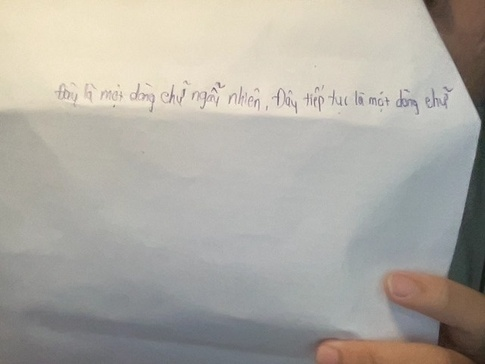
#> input picture captured_images/captured_image.jpg, 485 x 364 px, shrunk from 640 x 480 before the run, found by its file name
$ python ImagesProcessing.py
#> lines starting #> are read from the running program, lines starting #| are printed output that depends on the picture
import cv2
import matplotlib.pyplot as plt
from super_image import EdsrModel, ImageLoader
from PIL import Image
def preprocess_image(image_path):
    img = cv2.imread(image_path)
#> img is the input picture: shape (364, 485, 3); mean B, G, R 162.6, 170.1, 173.6
    img = cv2.cvtColor(img, cv2.COLOR_BGR2GRAY)
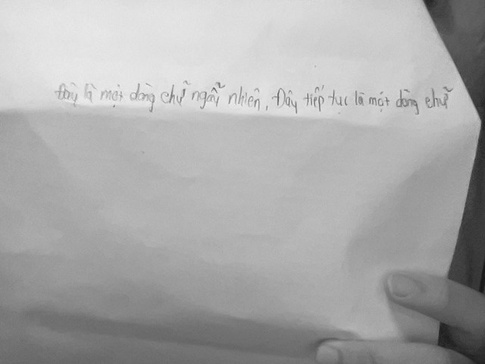
#> img: shape (364, 485); min 20, max 248, mean 170.3
    return img
def show_image(img):
    plt.imshow(img, cmap='gray')
    plt.axis('off')
    plt.show()
def save_processed_image(img):
    output_path = "processed_images/processed_image.jpg"
    cv2.imwrite(output_path, img)
    return output_path

def super_resolution(img):
    model = EdsrModel.from_pretrained('eugenesiow/edsr-base', scale=2)
    pil_img = Image.fromarray(img)
    inputs = ImageLoader.load_image(pil_img)
    preds = model(inputs)

    ImageLoader.save_image(preds, 'processed_images/processed_image.jpg')
def process_image(image_path):
    img = preprocess_image(image_path)
    super_resolution(img)
#> (the call stopped at in super_resolution, `model = EdsrModel.from_pretrained('eugenesiow/edsr-base', scale=2)`: super_image is not available in this run)

if __name__ == "__main__":
    image_path = "Projects/HandwritingOCR/captured_images/captured_image.jpg"
    process_image(image_path)

$ run again, with captured_images/pasted_image.jpg copied over captured_images/captured_image.jpg
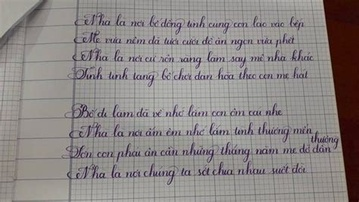
#> input picture captured_images/pasted_image.jpg, 359 x 202 px, shrunk from 474 x 266 before the run, found by its file name
#> in preprocess_image, img is the input picture: shape (202, 359, 3); mean B, G, R 133.7, 134.5, 140.2
#> in preprocess_image, `img = cv2.cvtColor(img, cv2.COLOR_BGR2GRAY)`:
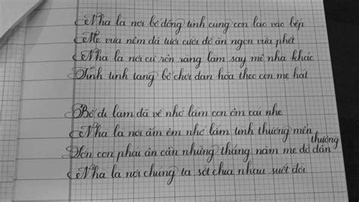
#> img: shape (202, 359); min 9, max 207, mean 136.1
